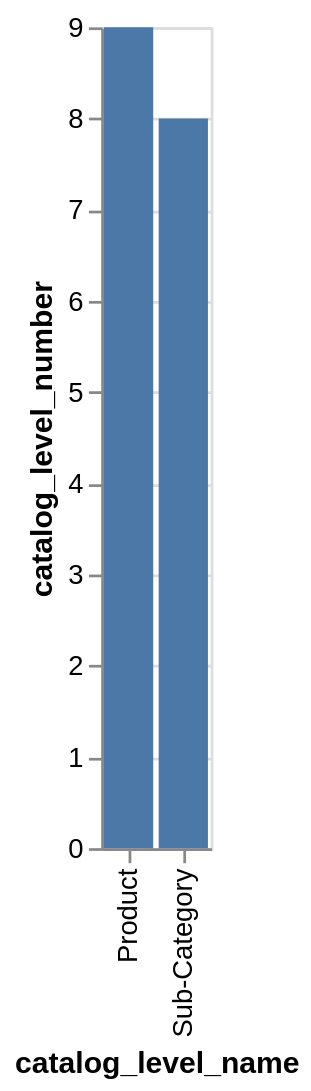

Specify this chart in Vega-Lite:
### Vega-Lite specification from a JSON file in a GitHub repository (floating-point values rounded to 4 significant figures)
{"data": {"values": [{"x_data": "Sub-Category", "y_data": 8}, {"x_data": "Product", "y_data": 9}]}, "mark": "bar", "encoding": {"x": {"field": "x_data", "type": "nominal", "title": "catalog_level_name", "sort": {"op": "sum", "field": "y_data", "order": "descending"}}, "y": {"field": "y_data", "type": "quantitative", "title": "catalog_level_number"}}}
